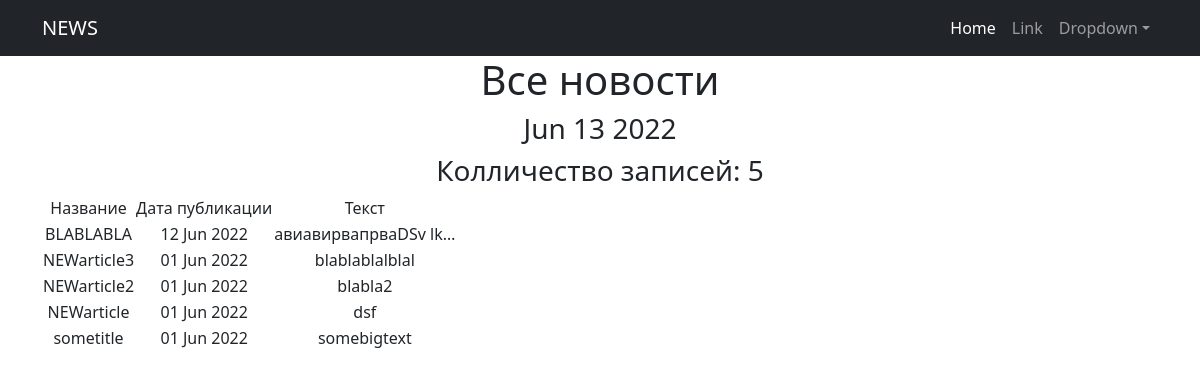
Page /news/ on the committed database.
### news/models.py (models this page shows, shortened)
class Post(models.Model):
    author = models.ForeignKey(Author, on_delete=models.CASCADE)
    NEWS = 'NW'
    ARTICLE = 'AR'
    CATEGORY_CHOICES = (
        (NEWS, 'Новость'),
        (ARTICLE, 'Статья'),
    )
    categoryType = models.CharField(max_length=2, choices=CATEGORY_CHOICES, default=ARTICLE)
    dateCreation = models.DateTimeField(auto_now_add=True)
    postCategory = models.ManyToManyField(Category, through='PostCategory')
    title = models.CharField(max_length=128)
    text = models.TextField()
    rating = models.SmallIntegerField(default=0)

### news/views.py (the view)
# urls.py: path('', ProductsList.as_view()),
class ProductsList(ListView):
    model = Post
    ordering = '-dateCreation'
    template_name = 'news.html'
    context_object_name = 'news'

### news/templatetags/custom_filters.py (called while the page is built)
@register.simple_tag()
def current_time(format_string='%b %d %Y'):
    return datetime.utcnow().strftime(format_string)

### templates/news.html (shortened to what this page needs)
{% extends 'flatpages/default.html' %}
{% load custom_filters %}
{% block content %}
<h1>Все новости</h1>
<h3>{% current_time '%b %d %Y' %}</h3>
{% if news %}
<h3> Колличество записей: {{ news | length }}</h3>
    <table>
        <tr>
            <td>Название</td>
            <td>Дата публикации</td>
            <td>Текст</td>
        </tr>
        {% for new in news %}
        <tr>
            <td>{{ new.title }}</td>
            <td>{{ new.dateCreation | date:'d M Y'}}</td>
            <td>{{ new.text|truncatechars:20 }}</td>
        </tr>
        {% endfor %}
    </table>
{% else %}
<h2>Новостей нет!</h2>
{% endif %}
{% endblock content %}

### templates/flatpages/default.html (shortened to what this page needs)
<!DOCTYPE html>
<html lang="en">
    <head>
        {% load static %}
        <link href="{% static 'css/styles.css' %}" rel="stylesheet" />
    </head>
    <body>
        <nav class="navbar navbar-expand-lg navbar-dark bg-dark">
            <div class="container">
                <a class="navbar-brand" href="#">NEWS</a>
                <div class="collapse navbar-collapse" id="navbarSupportedContent">
                    <ul class="navbar-nav ms-auto mb-2 mb-lg-0">
                        <li class="nav-item"><a class="nav-link active" aria-current="page" href="#">Home</a></li>
                        <li class="nav-item"><a class="nav-link" href="#">Link</a></li>
                        <li class="nav-item dropdown">
                            <a class="nav-link dropdown-toggle" id="navbarDropdown" href="#" role="button" data-bs-toggle="dropdown" aria-expanded="false">Dropdown</a>
                        </li>
                    </ul>
                </div>
            </div>
        </nav>
        <div class="container">
            <div class="row">
                <div class="col-lg-12 text-center">
                    {% block content %}
                    {% endblock content %}
                </div>
            </div>
        </div>
    </body>
</html>

### rows in the picture
Post: title "BLABLABLA", dateCreation "12 Jun 2022", text "авиавирвапрваDSv lk…"
Post: title "NEWarticle3", dateCreation "01 Jun 2022", text "blablablalblal"
Post: title "NEWarticle2", dateCreation "01 Jun 2022", text "blabla2"
Post: title "NEWarticle", dateCreation "01 Jun 2022", text "dsf"
Post: title "sometitle", dateCreation "01 Jun 2022", text "somebigtext"

### other values in the picture
{{ news | length }} "5"
